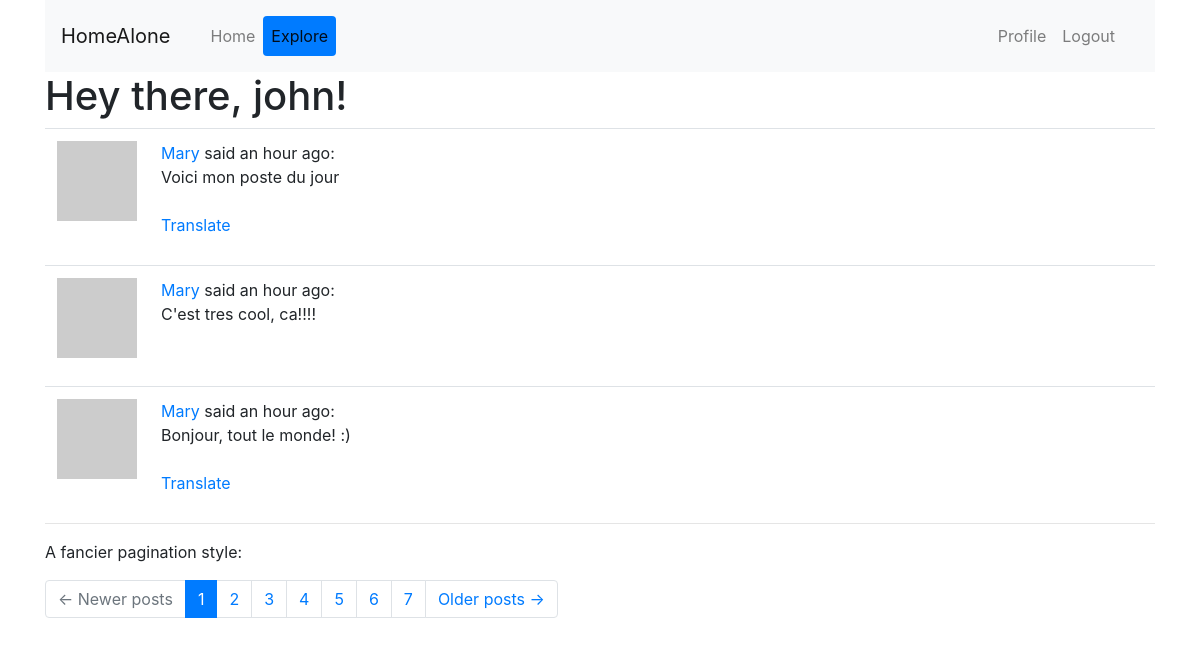
The page /explore (signed in) on the database its author committed.
### app/models.py (models this page shows, shortened)
class User(UserMixin, db.Model):
	id = db.Column(db.Integer, primary_key=True)
	username = db.Column(db.String(64), index=True, unique=True)
	email = db.Column(db.String(120), index=True, unique=True)
	password_hash = db.Column(db.String(128))
	posts = db.relationship('Post', backref='author', lazy='dynamic')
	about_me = db.Column(db.String(140))
	last_seen = db.Column(db.DateTime, default=datetime.utcnow)
	followed = db.relationship(
		'User', # right side of relationship (users)
		secondary=followers, # left side of relationship (followers)
		primaryjoin=(followers.c.follower_id == id), # condition that links the left with the association table
		secondaryjoin=(followers.c.followed_id == id), # condition that links the right with the association table
		backref=db.backref('followers', lazy='dynamic'), # how this relationship will be accessed from the right side (from the left, the relationship is named `followed`)
		lazy='dynamic')
	def avatar(self, size):
		digest = md5(self.email.lower().encode('utf-8')).hexdigest()
		return 'https://www.gravatar.com/avatar/{}?d=identicon&s={}'.format(digest, size)

class Post(db.Model):
	id = db.Column(db.Integer, primary_key=True)
	body = db.Column(db.String(140))
	timestamp = db.Column(db.DateTime, index=True, default=datetime.utcnow)
	user_id = db.Column(db.Integer, db.ForeignKey('user.id'))
	language = db.Column(db.String(5))

### app/routes.py (the view)
@app.route('/explore')
@login_required
def explore():
	page = request.args.get('page', 1, type=int)
	pages = Post.query.order_by(Post.timestamp.desc()).paginate(
		page, app.config['POSTS_PER_PAGE'], False)
	posts = pages.items
	next_url = url_for('explore', page=pages.next_num) \
		if pages.has_next else None
	prev_url = url_for('explore', page=pages.prev_num) \
		if pages.has_prev else None
	return render_template('index.html', title="Explore", pages=pages, posts=posts,
						    next_url=next_url, prev_url=prev_url)

### app/models.py (called while the page is built)
@login.user_loader
def load_user(id):
	return User.query.get(int(id))

### app/routes.py (called while the page is built)
@app.before_request
def before_request():
	if current_user.is_authenticated:
		current_user.last_seen = datetime.utcnow()
		db.session.commit()
	g.locale = str(get_locale())

### app/templates/index.html (shortened to what this page needs)
{% extends "base.html" %}
{% from 'bootstrap/form.html' import render_form as rf %}
{% from 'bootstrap/pagination.html' import render_pagination as pagination %}
{% block app_content %}
  <h1>{{ _('Hey there, %(username)s!', username=current_user.username) }}</h1>
  {% for post in posts %}
  	{% include '_post.html' %}
  {% endfor %}
  <hr>
  <p>{{ _('A fancier pagination style:') }}</p>
  {{ pagination(
      pages,
      prev=('<span aria-hidden="true">&larr;</span>{}'.format( _(" Newer posts") ))|safe,
      next=('{}<span aria-hidden="true">&rarr;</span>'.format( _("Older posts ") ))|safe
  ) }}
{% endblock %}

### app/templates/base.html (shortened to what this page needs)
{% extends 'bs-f_base.html' %}
{% from 'bootstrap/nav.html' import render_nav_item as rni %}
  {% block navbar %}
  <div class='container'>
    <nav class='navbar navbar-expand-sm navbar-light bg-light'>
      <a class="navbar-brand" href='/index'>{{ _('HomeAlone') }}</a>
      <div class='collapse navbar navbar-collapse d-flex justify-content-between' id='bs-example-navbar-collapse-1'>
        <ul class='navbar-nav nav-pills'>
          {{ rni('index', _('Home'), use_li=True) }}
          {{ rni('explore', _('Explore'), use_li=True) }}
        </ul>
        <ul class='navbar-nav nav-pills'>
          {% if current_user.is_anonymous %}
            {{ rni('login', _('Login'), use_li=True) }}
          {% else %}
            {{ rni('user', _('Profile'), username=current_user.username) }}
            {{ rni('logout', _('Logout'), use_li=True) }}
          {% endif %}
        </ul>
      </div>
    </nav>
  </div>
  {% endblock navbar %}
  {% block content %}
    <div class='container'>
      {% block app_content %}{% endblock %}
    </div>
  {% endblock content %}

### app/templates/_post.html (shortened to what this page needs)
 <table class='table table-hover'>
 	<tr>
 		<td width='70px'>
 			<a href="{{ url_for('user', username=post.author.username) }}">
	 			<img src="{{ post.author.avatar(70) }}" />
	 		</a>
	 	</td>
 		<td>
	 			{{ _('%(username)s said %(when)s',
	 					username=user_link, when=moment(post.timestamp).fromNow()) }}:
	 			<br>
	 			<span id="post{{ post.id }}">{{ post.body }}</span>
 			{% if post.language and post.language != g.locale %}
	 			<br><br>
	 			<span id="translation{{ post.id }}">
		 			<a href="javascript:translate(
						 					'#post{{ post.id }}',
						 					'#translation{{ post.id }}',
						 					'{{ post.language }}',
						 					'{{ g.locale }}');">{{ _('Translate') }}</a>
		 		</span>
 			{% endif %}
	 		</td>
 	</tr>
 </table>

### rows shown on the page
User: username "Profile"
Post: body "Voici mon poste du jour"
Post: body "C'est tres cool, ca!!!!"
Post: body "Bonjour, tout le monde! :)"

### other values the page prints
{{ rni('index', _('Home'), use_li=True) }} "Home"
{{ rni('explore', _('Explore'), use_li=True) }} "Explore"
{{ rni('logout', _('Logout'), use_li=True) }} "Logout"
